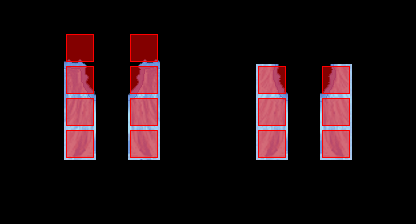

A level layout from a 2D game, rendered from its tile map. Below: a short description, then the map file with tile-grid data replaced by summaries:
An orthogonal 13x7 tile map with 32x32 px tiles, 5 tile layers (Regions, Input_set, InputNot_set, Output_Ground, ...), 4 tilesets.

<map version="1.0" orientation="orthogonal" width="13" height="7" tilewidth="32" tileheight="32">
 <tileset firstgid="1" name="collision" tilewidth="32" tileheight="32">
  <image source="../../graphics/tiles/collision.png" width="64" height="32" />
 </tileset>
 <tileset firstgid="3" name="set_icecave" tilewidth="32" tileheight="32">
  <image source="../../graphics/tiles/set_icecave.png" width="128" height="128" />
 </tileset>
 <tileset firstgid="19" name="set_rules" tilewidth="32" tileheight="32">
  <image source="../../graphics/tiles/set_rules.png" width="64" height="64" />
 </tileset>
 <tileset firstgid="23" name="icecave" tilewidth="32" tileheight="32">
  <image source="../../graphics/tiles/icecave.png" width="512" height="256" />
 </tileset>
 <layer name="Regions" width="13" height="7">
  <data>[91 cells, 30 non-empty, 1 distinct tile ids]</data>
 </layer>
 <layer name="Input_set" width="13" height="7">
  <data>[91 cells, 16 non-empty, 1 distinct tile ids]</data>
 </layer>
 <layer name="InputNot_set" width="13" height="7">
  <data>[91 cells, 14 non-empty, 1 distinct tile ids]</data>
 </layer>
 <layer name="Output_Ground" width="13" height="7">
  <data>[91 cells, 14 non-empty, 14 distinct tile ids]</data>
 </layer>
 <layer name="Output_Collision" width="13" height="7">
  <data>[91 cells, 14 non-empty, 1 distinct tile ids]</data>
 </layer>
</map>
